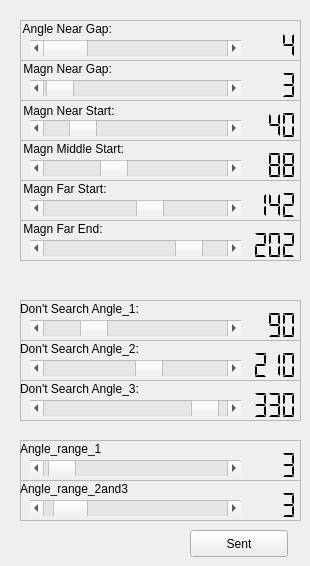
     <widget class="QWidget" name="tab_3">
      <attribute name="title">
       <string>Scan</string>
      </attribute>
      <widget class="QFrame" name="frame">
       <property name="geometry">
        <rect>
         <x>20</x>
         <y>100</y>
         <width>281</width>
         <height>41</height>
        </rect>
       </property>
       <property name="frameShape">
        <enum>QFrame::StyledPanel</enum>
       </property>
       <property name="frameShadow">
        <enum>QFrame::Raised</enum>
       </property>
       <widget class="QLabel" name="label_6">
        <property name="geometry">
         <rect>
          <x>0</x>
          <y>0</y>
          <width>131</width>
          <height>21</height>
         </rect>
        </property>
        <property name="text">
         <string> Magn Near Start:</string>
        </property>
       </widget>
       <widget class="QScrollBar" name="Scane_NEARGAP">
        <property name="geometry">
         <rect>
          <x>10</x>
          <y>20</y>
          <width>211</width>
          <height>16</height>
         </rect>
        </property>
        <property name="minimum">
         <number>1</number>
        </property>
        <property name="maximum">
         <number>240</number>
        </property>
        <property name="value">
         <number>40</number>
        </property>
        <property name="sliderPosition">
         <number>40</number>
        </property>
        <property name="orientation">
         <enum>Qt::Horizontal</enum>
        </property>
       </widget>
       <widget class="QLCDNumber" name="Scane_NEARGAP1">
        <property name="geometry">
         <rect>
          <x>230</x>
          <y>10</y>
          <width>51</width>
          <height>31</height>
         </rect>
        </property>
        <property name="frameShape">
         <enum>QFrame::NoFrame</enum>
        </property>
        <property name="digitCount">
         <number>3</number>
        </property>
        <property name="segmentStyle">
         <enum>QLCDNumber::Flat</enum>
        </property>
        <property name="value" stdset="0">
         <double>40.000000000000000</double>
        </property>
        <property name="intValue" stdset="0">
         <number>40</number>
        </property>
       </widget>
      </widget>
      <widget class="QFrame" name="frame_3">
       <property name="geometry">
        <rect>
         <x>20</x>
         <y>20</y>
         <width>281</width>
         <height>41</height>
        </rect>
       </property>
       <property name="frameShape">
        <enum>QFrame::StyledPanel</enum>
       </property>
       <property name="frameShadow">
        <enum>QFrame::Raised</enum>
       </property>
       <widget class="QScrollBar" name="Scane_NEARANGLE">
        <property name="geometry">
         <rect>
          <x>10</x>
          <y>20</y>
          <width>211</width>
          <height>16</height>
         </rect>
        </property>
        <property name="minimum">
         <number>4</number>
        </property>
        <property name="maximum">
         <number>36</number>
        </property>
        <property name="value">
         <number>4</number>
        </property>
        <property name="orientation">
         <enum>Qt::Horizontal</enum>
        </property>
       </widget>
       <widget class="QLabel" name="label_17">
        <property name="geometry">
         <rect>
          <x>0</x>
          <y>0</y>
          <width>131</width>
          <height>17</height>
         </rect>
        </property>
        <property name="text">
         <string> Angle Near Gap:</string>
        </property>
       </widget>
       <widget class="QLCDNumber" name="Scane_NEARANGLE1">
        <property name="geometry">
         <rect>
          <x>230</x>
          <y>10</y>
          <width>51</width>
          <height>31</height>
         </rect>
        </property>
        <property name="frameShape">
         <enum>QFrame::NoFrame</enum>
        </property>
        <property name="digitCount">
         <number>3</number>
        </property>
        <property name="segmentStyle">
         <enum>QLCDNumber::Flat</enum>
        </property>
        <property name="intValue" stdset="0">
         <number>4</number>
        </property>
       </widget>
      </widget>
      <widget class="QFrame" name="frame_4">
       <property name="geometry">
        <rect>
         <x>20</x>
         <y>60</y>
         <width>281</width>
         <height>41</height>
        </rect>
       </property>
       <property name="frameShape">
        <enum>QFrame::StyledPanel</enum>
       </property>
       <property name="frameShadow">
        <enum>QFrame::Raised</enum>
       </property>
       <widget class="QLabel" name="label_18">
        <property name="geometry">
         <rect>
          <x>0</x>
          <y>0</y>
          <width>131</width>
          <height>17</height>
         </rect>
        </property>
        <property name="text">
         <string> Magn Near Gap:</string>
        </property>
       </widget>
       <widget class="QScrollBar" name="Scane_NEARPIXEL">
        <property name="geometry">
         <rect>
          <x>10</x>
          <y>20</y>
          <width>211</width>
          <height>16</height>
         </rect>
        </property>
        <property name="minimum">
         <number>1</number>
        </property>
        <property name="maximum">
         <number>100</number>
        </property>
        <property name="value">
         <number>3</number>
        </property>
        <property name="sliderPosition">
         <number>3</number>
        </property>
        <property name="orientation">
         <enum>Qt::Horizontal</enum>
        </property>
       </widget>
       <widget class="QLCDNumber" name="Scane_NEARPIXEL1">
        <property name="geometry">
         <rect>
          <x>230</x>
          <y>10</y>
          <width>51</width>
          <height>31</height>
         </rect>
        </property>
        <property name="frameShape">
         <enum>QFrame::NoFrame</enum>
        </property>
        <property name="digitCount">
         <number>3</number>
        </property>
        <property name="segmentStyle">
         <enum>QLCDNumber::Flat</enum>
        </property>
        <property name="value" stdset="0">
         <double>3.000000000000000</double>
        </property>
        <property name="intValue" stdset="0">
         <number>3</number>
        </property>
       </widget>
      </widget>
      <widget class="QFrame" name="frame_5">
       <property name="geometry">
        <rect>
         <x>20</x>
         <y>140</y>
         <width>281</width>
         <height>41</height>
        </rect>
       </property>
       <property name="frameShape">
        <enum>QFrame::StyledPanel</enum>
       </property>
       <property name="frameShadow">
        <enum>QFrame::Raised</enum>
       </property>
       <widget class="QScrollBar" name="Scane_MIDDLEGAP">
        <property name="geometry">
         <rect>
          <x>10</x>
          <y>20</y>
          <width>211</width>
          <height>16</height>
         </rect>
        </property>
        <property name="minimum">
         <number>1</number>
        </property>
        <property name="maximum">
         <number>240</number>
        </property>
        <property name="value">
         <number>88</number>
        </property>
        <property name="sliderPosition">
         <number>88</number>
        </property>
        <property name="orientation">
         <enum>Qt::Horizontal</enum>
        </property>
       </widget>
       <widget class="QLabel" name="label_19">
        <property name="geometry">
         <rect>
          <x>0</x>
          <y>0</y>
          <width>141</width>
          <height>17</height>
         </rect>
        </property>
        <property name="text">
         <string> Magn Middle Start:</string>
        </property>
       </widget>
       <widget class="QLCDNumber" name="Scane_MIDDLEGAP1">
        <property name="geometry">
         <rect>
          <x>230</x>
          <y>10</y>
          <width>51</width>
          <height>31</height>
         </rect>
        </property>
        <property name="frameShape">
         <enum>QFrame::NoFrame</enum>
        </property>
        <property name="digitCount">
         <number>3</number>
        </property>
        <property name="segmentStyle">
         <enum>QLCDNumber::Flat</enum>
        </property>
        <property name="value" stdset="0">
         <double>88.000000000000000</double>
        </property>
        <property name="intValue" stdset="0">
         <number>88</number>
        </property>
       </widget>
      </widget>
      <widget class="QFrame" name="frame_7">
       <property name="geometry">
        <rect>
         <x>20</x>
         <y>300</y>
         <width>281</width>
         <height>41</height>
        </rect>
       </property>
       <property name="frameShape">
        <enum>QFrame::StyledPanel</enum>
       </property>
       <property name="frameShadow">
        <enum>QFrame::Raised</enum>
       </property>
       <widget class="QScrollBar" name="Dont_Search_Angle_1">
        <property name="enabled">
         <bool>true</bool>
        </property>
        <property name="geometry">
         <rect>
          <x>10</x>
          <y>20</y>
          <width>211</width>
          <height>16</height>
         </rect>
        </property>
        <property name="minimum">
         <number>10</number>
        </property>
        <property name="maximum">
         <number>350</number>
        </property>
        <property name="value">
         <number>90</number>
        </property>
        <property name="sliderPosition">
         <number>90</number>
        </property>
        <property name="orientation">
         <enum>Qt::Horizontal</enum>
        </property>
       </widget>
       <widget class="QLCDNumber" name="Dont_Angle_1">
        <property name="enabled">
         <bool>true</bool>
        </property>
        <property name="geometry">
         <rect>
          <x>230</x>
          <y>10</y>
          <width>51</width>
          <height>31</height>
         </rect>
        </property>
        <property name="frameShape">
         <enum>QFrame::NoFrame</enum>
        </property>
        <property name="digitCount">
         <number>3</number>
        </property>
        <property name="segmentStyle">
         <enum>QLCDNumber::Flat</enum>
        </property>
        <property name="value" stdset="0">
         <double>90.000000000000000</double>
        </property>
        <property name="intValue" stdset="0">
         <number>90</number>
        </property>
       </widget>
       <widget class="QLabel" name="label_21">
        <property name="geometry">
         <rect>
          <x>0</x>
          <y>0</y>
          <width>141</width>
          <height>17</height>
         </rect>
        </property>
        <property name="text">
         <string>Don't Search Angle_1:</string>
        </property>
       </widget>
      </widget>
      <widget class="QFrame" name="frame_8">
       <property name="geometry">
        <rect>
         <x>20</x>
         <y>180</y>
         <width>281</width>
         <height>41</height>
        </rect>
       </property>
       <property name="frameShape">
        <enum>QFrame::StyledPanel</enum>
       </property>
       <property name="frameShadow">
        <enum>QFrame::Raised</enum>
       </property>
       <widget class="QScrollBar" name="Scane_FARGAP">
        <property name="geometry">
         <rect>
          <x>10</x>
          <y>20</y>
          <width>211</width>
          <height>16</height>
         </rect>
        </property>
        <property name="minimum">
         <number>1</number>
        </property>
        <property name="maximum">
         <number>240</number>
        </property>
        <property name="value">
         <number>142</number>
        </property>
        <property name="sliderPosition">
         <number>142</number>
        </property>
        <property name="orientation">
         <enum>Qt::Horizontal</enum>
        </property>
       </widget>
       <widget class="QLabel" name="label_22">
        <property name="geometry">
         <rect>
          <x>0</x>
          <y>0</y>
          <width>131</width>
          <height>17</height>
         </rect>
        </property>
        <property name="text">
         <string> Magn Far Start:</string>
        </property>
       </widget>
       <widget class="QLCDNumber" name="Scane_FARGAP1">
        <property name="geometry">
         <rect>
          <x>230</x>
          <y>10</y>
          <width>51</width>
          <height>31</height>
         </rect>
        </property>
        <property name="frameShape">
         <enum>QFrame::NoFrame</enum>
        </property>
        <property name="digitCount">
         <number>3</number>
        </property>
        <property name="segmentStyle">
         <enum>QLCDNumber::Flat</enum>
        </property>
        <property name="value" stdset="0">
         <double>142.000000000000000</double>
        </property>
        <property name="intValue" stdset="0">
         <number>142</number>
        </property>
       </widget>
      </widget>
      <widget class="QFrame" name="frame_10">
       <property name="geometry">
        <rect>
         <x>20</x>
         <y>340</y>
         <width>281</width>
         <height>41</height>
        </rect>
       </property>
       <property name="frameShape">
        <enum>QFrame::StyledPanel</enum>
       </property>
       <property name="frameShadow">
        <enum>QFrame::Raised</enum>
       </property>
       <widget class="QLabel" name="label_24">
        <property name="geometry">
         <rect>
          <x>0</x>
          <y>0</y>
          <width>141</width>
          <height>17</height>
         </rect>
        </property>
        <property name="text">
         <string>Don't Search Angle_2:</string>
        </property>
       </widget>
       <widget class="QScrollBar" name="Dont_Search_Angle_2">
        <property name="enabled">
         <bool>true</bool>
        </property>
        <property name="geometry">
         <rect>
          <x>10</x>
          <y>20</y>
          <width>211</width>
          <height>16</height>
         </rect>
        </property>
        <property name="minimum">
         <number>10</number>
        </property>
        <property name="maximum">
         <number>350</number>
        </property>
        <property name="value">
         <number>210</number>
        </property>
        <property name="sliderPosition">
         <number>210</number>
        </property>
        <property name="orientation">
         <enum>Qt::Horizontal</enum>
        </property>
       </widget>
       <widget class="QLCDNumber" name="Dont_Angle_2">
        <property name="enabled">
         <bool>true</bool>
        </property>
        <property name="geometry">
         <rect>
          <x>230</x>
          <y>10</y>
          <width>51</width>
          <height>31</height>
         </rect>
        </property>
        <property name="frameShape">
         <enum>QFrame::NoFrame</enum>
        </property>
        <property name="digitCount">
         <number>3</number>
        </property>
        <property name="segmentStyle">
         <enum>QLCDNumber::Flat</enum>
        </property>
        <property name="value" stdset="0">
         <double>210.000000000000000</double>
        </property>
        <property name="intValue" stdset="0">
         <number>210</number>
        </property>
       </widget>
      </widget>
      <widget class="QFrame" name="frame_11">
       <property name="geometry">
        <rect>
         <x>20</x>
         <y>220</y>
         <width>281</width>
         <height>41</height>
        </rect>
       </property>
       <property name="frameShape">
        <enum>QFrame::StyledPanel</enum>
       </property>
       <property name="frameShadow">
        <enum>QFrame::Raised</enum>
       </property>
       <widget class="QLCDNumber" name="Scane_ENDGAP1">
        <property name="geometry">
         <rect>
          <x>230</x>
          <y>10</y>
          <width>51</width>
          <height>31</height>
         </rect>
        </property>
        <property name="frameShape">
         <enum>QFrame::NoFrame</enum>
        </property>
        <property name="digitCount">
         <number>3</number>
        </property>
        <property name="segmentStyle">
         <enum>QLCDNumber::Flat</enum>
        </property>
        <property name="value" stdset="0">
         <double>202.000000000000000</double>
        </property>
        <property name="intValue" stdset="0">
         <number>202</number>
        </property>
       </widget>
       <widget class="QLabel" name="label_25">
        <property name="geometry">
         <rect>
          <x>0</x>
          <y>0</y>
          <width>131</width>
          <height>17</height>
         </rect>
        </property>
        <property name="text">
         <string> Magn Far End:</string>
        </property>
       </widget>
       <widget class="QScrollBar" name="Scane_ENDGAP">
        <property name="geometry">
         <rect>
          <x>10</x>
          <y>20</y>
          <width>211</width>
          <height>16</height>
         </rect>
        </property>
        <property name="minimum">
         <number>1</number>
        </property>
        <property name="maximum">
         <number>240</number>
        </property>
        <property name="value">
         <number>202</number>
        </property>
        <property name="sliderPosition">
         <number>202</number>
        </property>
        <property name="orientation">
         <enum>Qt::Horizontal</enum>
        </property>
       </widget>
      </widget>
      <widget class="QFrame" name="frame_12">
       <property name="geometry">
        <rect>
         <x>20</x>
         <y>380</y>
         <width>281</width>
         <height>41</height>
        </rect>
       </property>
       <property name="frameShape">
        <enum>QFrame::StyledPanel</enum>
       </property>
       <property name="frameShadow">
        <enum>QFrame::Raised</enum>
       </property>
       <widget class="QLabel" name="label_26">
        <property name="geometry">
         <rect>
          <x>0</x>
          <y>0</y>
          <width>141</width>
          <height>17</height>
         </rect>
        </property>
        <property name="text">
         <string>Don't Search Angle_3:</string>
        </property>
       </widget>
       <widget class="QScrollBar" name="Dont_Search_Angle_3">
        <property name="enabled">
         <bool>true</bool>
        </property>
        <property name="geometry">
         <rect>
          <x>10</x>
          <y>20</y>
          <width>211</width>
          <height>16</height>
         </rect>
        </property>
        <property name="minimum">
         <number>10</number>
        </property>
        <property name="maximum">
         <number>350</number>
        </property>
        <property name="value">
         <number>330</number>
        </property>
        <property name="sliderPosition">
         <number>330</number>
        </property>
        <property name="orientation">
         <enum>Qt::Horizontal</enum>
        </property>
       </widget>
       <widget class="QLCDNumber" name="Dont_Angle_3">
        <property name="enabled">
         <bool>true</bool>
        </property>
        <property name="geometry">
         <rect>
          <x>230</x>
          <y>10</y>
          <width>51</width>
          <height>31</height>
         </rect>
        </property>
        <property name="frameShape">
         <enum>QFrame::NoFrame</enum>
        </property>
        <property name="digitCount">
         <number>3</number>
        </property>
        <property name="segmentStyle">
         <enum>QLCDNumber::Flat</enum>
        </property>
        <property name="value" stdset="0">
         <double>330.000000000000000</double>
        </property>
        <property name="intValue" stdset="0">
         <number>330</number>
        </property>
       </widget>
      </widget>
      <widget class="QPushButton" name="Scane_Sent">
       <property name="geometry">
        <rect>
         <x>190</x>
         <y>530</y>
         <width>98</width>
         <height>27</height>
        </rect>
       </property>
       <property name="text">
        <string>Sent</string>
       </property>
      </widget>
      <widget class="QFrame" name="frame_13">
       <property name="geometry">
        <rect>
         <x>20</x>
         <y>440</y>
         <width>281</width>
         <height>41</height>
        </rect>
       </property>
       <property name="frameShape">
        <enum>QFrame::StyledPanel</enum>
       </property>
       <property name="frameShadow">
        <enum>QFrame::Raised</enum>
       </property>
       <widget class="QLabel" name="label_27">
        <property name="geometry">
         <rect>
          <x>0</x>
          <y>0</y>
          <width>141</width>
          <height>17</height>
         </rect>
        </property>
        <property name="text">
         <string>Angle_range_1</string>
        </property>
       </widget>
       <widget class="QScrollBar" name="Angle_range_1">
        <property name="enabled">
         <bool>true</bool>
        </property>
        <property name="geometry">
         <rect>
          <x>10</x>
          <y>20</y>
          <width>211</width>
          <height>16</height>
         </rect>
        </property>
        <property name="minimum">
         <number>0</number>
        </property>
        <property name="maximum">
         <number>90</number>
        </property>
        <property name="value">
         <number>3</number>
        </property>
        <property name="sliderPosition">
         <number>3</number>
        </property>
        <property name="orientation">
         <enum>Qt::Horizontal</enum>
        </property>
       </widget>
       <widget class="QLCDNumber" name="Angle_range_1_n">
        <property name="enabled">
         <bool>true</bool>
        </property>
        <property name="geometry">
         <rect>
          <x>230</x>
          <y>10</y>
          <width>51</width>
          <height>31</height>
         </rect>
        </property>
        <property name="frameShape">
         <enum>QFrame::NoFrame</enum>
        </property>
        <property name="digitCount">
         <number>3</number>
        </property>
        <property name="segmentStyle">
         <enum>QLCDNumber::Flat</enum>
        </property>
        <property name="value" stdset="0">
         <double>3.000000000000000</double>
        </property>
        <property name="intValue" stdset="0">
         <number>3</number>
        </property>
       </widget>
      </widget>
      <widget class="QFrame" name="frame_21">
       <property name="geometry">
        <rect>
         <x>20</x>
         <y>480</y>
         <width>281</width>
         <height>41</height>
        </rect>
       </property>
       <property name="frameShape">
        <enum>QFrame::StyledPanel</enum>
       </property>
       <property name="frameShadow">
        <enum>QFrame::Raised</enum>
       </property>
       <widget class="QLabel" name="label_28">
        <property name="geometry">
         <rect>
          <x>0</x>
          <y>0</y>
          <width>141</width>
          <height>17</height>
         </rect>
        </property>
        <property name="text">
         <string>Angle_range_2and3</string>
        </property>
       </widget>
       <widget class="QScrollBar" name="Angle_range_2">
        <property name="enabled">
         <bool>true</bool>
        </property>
        <property name="geometry">
         <rect>
          <x>10</x>
          <y>20</y>
          <width>211</width>
          <height>16</height>
         </rect>
        </property>
        <property name="minimum">
         <number>0</number>
        </property>
        <property name="maximum">
         <number>45</number>
        </property>
        <property name="value">
         <number>3</number>
        </property>
        <property name="sliderPosition">
         <number>3</number>
        </property>
        <property name="orientation">
         <enum>Qt::Horizontal</enum>
        </property>
       </widget>
       <widget class="QLCDNumber" name="Angle_range_2_n">
        <property name="enabled">
         <bool>true</bool>
        </property>
        <property name="geometry">
         <rect>
          <x>230</x>
          <y>10</y>
          <width>51</width>
          <height>31</height>
         </rect>
        </property>
        <property name="frameShape">
         <enum>QFrame::NoFrame</enum>
        </property>
        <property name="digitCount">
         <number>3</number>
        </property>
        <property name="segmentStyle">
         <enum>QLCDNumber::Flat</enum>
        </property>
        <property name="value" stdset="0">
         <double>3.000000000000000</double>
        </property>
        <property name="intValue" stdset="0">
         <number>3</number>
        </property>
       </widget>
      </widget>
     </widget>
